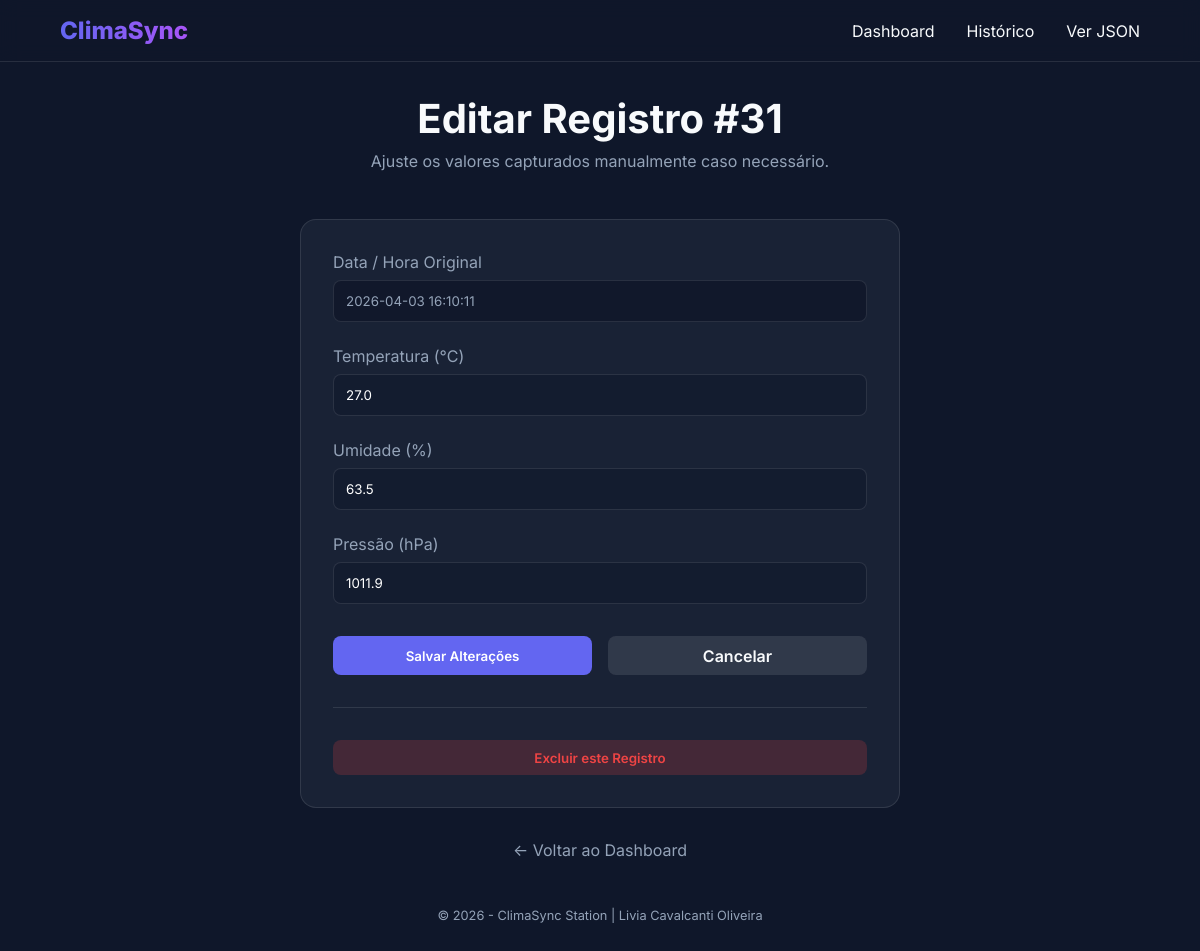
The app's page /leituras/31 with its own data.
### tables this page shows
CREATE TABLE leituras (
id INTEGER PRIMARY KEY AUTOINCREMENT,
temperatura REAL NOT NULL,
umidade REAL NOT NULL,
pressao REAL, -- opcional
localizacao TEXT DEFAULT 'Lab', -- opcional
timestamp DATETIME DEFAULT (datetime('now','localtime'))
);

### src/app.py (the view)
@app.route('/leituras/<int:id>', methods=['GET'])
def detalhe(id):
    leitura = database.buscar_leitura(id)
    if not leitura:
        return responder('404.html', {"erro": "Leitura não encontrada"}, 404)
    return responder('editar.html', {'leitura': leitura})

### src/app.py (called while the page is built)
def responder(template, data=None, status=200):
    formato = request.args.get('formato')
    if formato == 'json':
        return jsonify(data), status
    return render_template(template, **(data if data else {})), status

### src/database.py (called while the page is built)
def get_db_connection():
    conn = sqlite3.connect(DB_FILE, timeout=10)
    conn.execute('PRAGMA journal_mode=WAL')
    conn.execute('PRAGMA busy_timeout=5000') # espera até 5s
    conn.row_factory = sqlite3.Row
    return conn

def buscar_leitura(id):
    query = "SELECT * FROM leituras WHERE id = ?"
    with get_db_connection() as conn:
        cursor = conn.cursor()
        row = cursor.execute(query, (id,)).fetchone()
        return dict(row) if row else None

### src/templates/editar.html (shortened to what this page needs)
{% extends 'base.html' %}
{% block content %}
<header class="header">
    <h1>Editar Registro #{{ leitura.id }}</h1>
    <p>Ajuste os valores capturados manualmente caso necessário.</p>
</header>
<div style="max-width: 600px; margin: 0 auto;">
    <div class="section-card">
        <form action="{{ url_for('atualizar', id=leitura.id) }}" method="POST">
            <div class="form-group">
                <label for="timestamp">Data / Hora Original</label>
                <input type="text" id="timestamp" value="{{ leitura.timestamp }}" disabled style="background: rgba(15,23,42,0.8); color: var(--text-dim);">
            </div>
            <div class="form-group">
                <label for="temperatura">Temperatura (°C)</label>
                <input type="number" step="0.1" name="temperatura" id="temperatura" value="{{ leitura.temperatura }}" required>
            </div>
            <div class="form-group">
                <label for="umidade">Umidade (%)</label>
                <input type="number" step="0.1" name="umidade" id="umidade" value="{{ leitura.umidade }}" required>
            </div>
            <div class="form-group">
                <label for="pressao">Pressão (hPa)</label>
                <input type="number" step="0.1" name="pressao" id="pressao" value="{{ leitura.pressao if leitura.pressao else '' }}">
            </div>
            <div style="display: flex; gap: 1rem; margin-top: 2rem;">
                <button type="submit" class="btn btn-primary" style="flex: 1;">Salvar Alterações</button>
                <a href="{{ url_for('listar') }}" class="btn" style="background: rgba(255,255,255,0.1); flex: 1; text-align: center;">Cancelar</a>
            </div>
        </form>
        <hr style="margin: 2rem 0; border: none; border-top: 1px solid rgba(255,255,255,0.1);">
        <form action="{{ url_for('deletar', id=leitura.id) }}" method="POST" onsubmit="return confirm('ATENÇÃO: Esta ação é irreversível. Prosseguir?');">
            <button type="submit" class="btn btn-danger" style="width: 100%;">Excluir este Registro</button>
        </form>
    </div>
</div>
<div style="margin-top: 2rem; text-align: center;">
    <a href="{{ url_for('index') }}" style="color: var(--text-dim);">← Voltar ao Dashboard</a>
</div>
{% endblock %}

### src/static/css/style.css (style rules this page uses)
:root { --primary: #6366f1; --secondary: #a855f7; --bg-dark: #0f172a; --card-bg: rgba(30, 41, 59, 0.7); --text: #f8fafc; --text-dim: #94a3b8; --accent: #22d3ee; --success: #10b981; --danger: #ef4444; }
* { margin: 0; padding: 0; box-sizing: border-box; font-family: 'Inter', -apple-system, system-ui, sans-serif; }
body { background: var(--bg-dark); color: var(--text); min-height: 100vh; padding-bottom: 2rem; }
a { text-decoration: none; color: inherit; }
.header { margin-bottom: 3rem; text-align: center; }
.header h1 { font-size: 2.5rem; margin-bottom: 0.5rem; }
.header p { color: var(--text-dim); }
.section-card { background: var(--card-bg); padding: 2rem; border-radius: 1rem; border: 1px solid rgba(255, 255, 255, 0.1); }
.btn { padding: 0.6rem 1.2rem; border-radius: 0.5rem; border: none; cursor: pointer; font-weight: 600; transition: 0.2s; display: inline-block; }
.btn-primary { background: var(--primary); color: white; }
.btn-danger { background: rgba(239, 68, 68, 0.2); color: var(--danger); }
.form-group { margin-bottom: 1.5rem; }
label { display: block; margin-bottom: 0.5rem; color: var(--text-dim); }
input { width: 100%; padding: 0.75rem; background: rgba(15, 23, 42, 0.5); border: 1px solid rgba(255, 255, 255, 0.1); border-radius: 0.5rem; color: white; outline: none; }

### records on screen
leituras: id "31", timestamp "2026-04-03 16:10:11", temperatura "27.0", umidade "63.5", pressao "1011.9"
